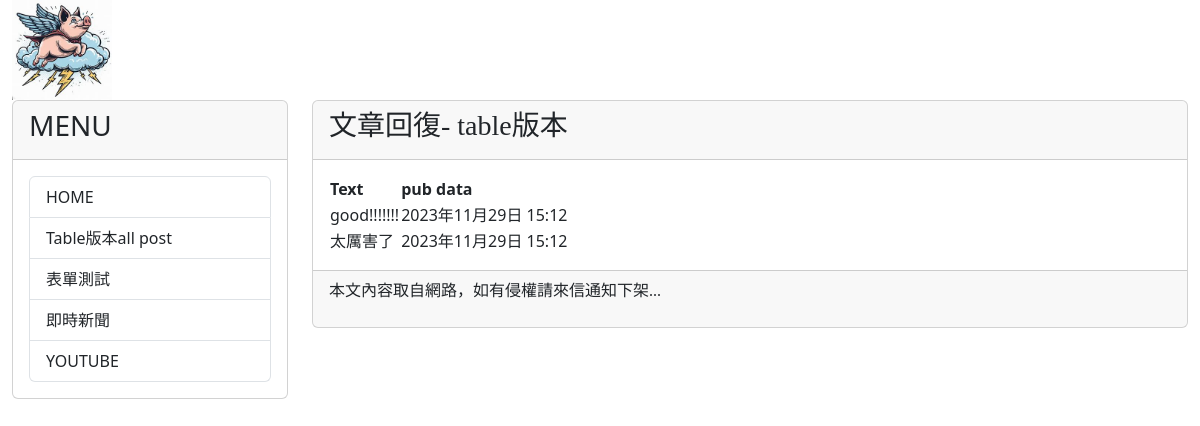
The app's page /post/5/comments with its own data.
### mysite/models.py (models this page shows, shortened)
class Comment(models.Model):
    post = models.ForeignKey(Post, on_delete=models.CASCADE)
    text = models.CharField(max_length=200)
    pub_date = models.DateTimeField(auto_now_add=True)

### mysite/views.py (the view)
# urls.py: path('post/<int:post_id>/comments', views.show_comments, name='show-comments'),
def show_comments(request, post_id):
    comments = Post.objects.get(id=post_id).comment_set.all()
    return render(request, 'comments.html', locals())

### mysite/templates/comments.html (shortened to what this page needs)
{% extends "base2.html" %}
{% block headmessage %}
<h3 style='font-family:標楷體;'>文章回復- table版本</a>
{% endblock headmessage %}
{% block content %}
{% for c in comments %}
{% if forloop.first %}
<table>
    <tr background="#cccccc">
        <th>Text</th>
        <th>pub data</th>
    </tr>
{% endif %}
    <tr background='{% cycle "#ffccff" "#ccffcc" %}'>
        <td>{{ c.text }}</td>
        <td>{{ c.pub_date }}</td>
    </tr>
{% if forloop.last %}
</table>
{% endif %}
{% empty %}
<h2>沒有任何回復</h2>
{% endfor %}
{% endblock content %}

### records on screen
Comment: text "good!!!!!!!", pub_date "2023年11月29日 15:12"
Comment: text "太厲害了", pub_date "2023年11月29日 15:12"
